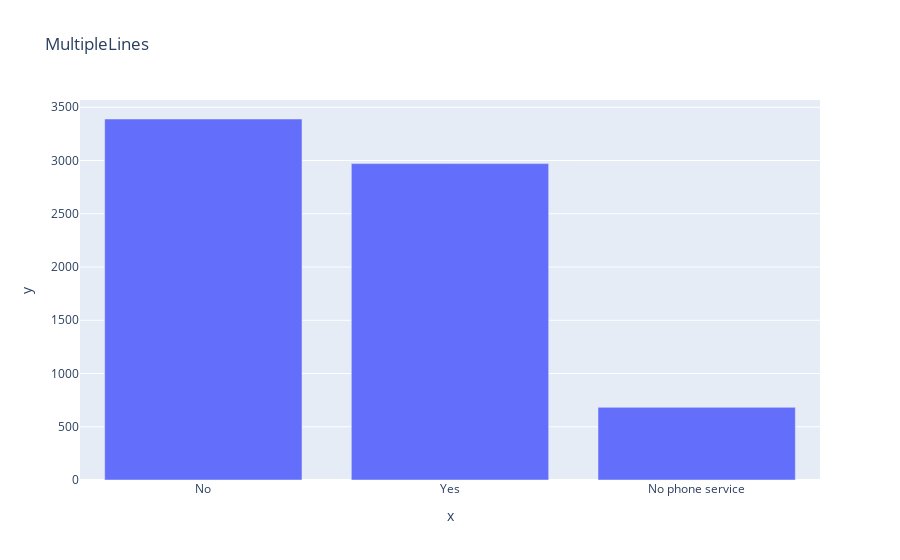

Source (notebook cell):
### Code cell
cat_counts = df[cat_cols[5]].value_counts()
px.bar(x=cat_counts.index, y=cat_counts.values, title=cat_cols[5])

### Figure 1 — Plotly figure (JSON) as saved in the notebook; plotly's stock layout.template omitted (floating-point values rounded to 4 significant figures)
{"data": [{"hovertemplate": "x=%{x}<br>y=%{y}<extra></extra>", "legendgroup": "", "marker": {"color": "#636efa", "pattern": {"shape": ""}}, "name": "", "orientation": "v", "showlegend": false, "textposition": "auto", "type": "bar", "x": ["No", "Yes", "No phone service"], "xaxis": "x", "y": [3390, 2971, 682], "yaxis": "y"}], "layout": {"barmode": "relative", "legend": {"tracegroupgap": 0}, "title": {"text": "MultipleLines"}, "xaxis": {"anchor": "y", "domain": [0, 1], "title": {"text": "x"}}, "yaxis": {"anchor": "x", "domain": [0, 1], "title": {"text": "y"}}}}
